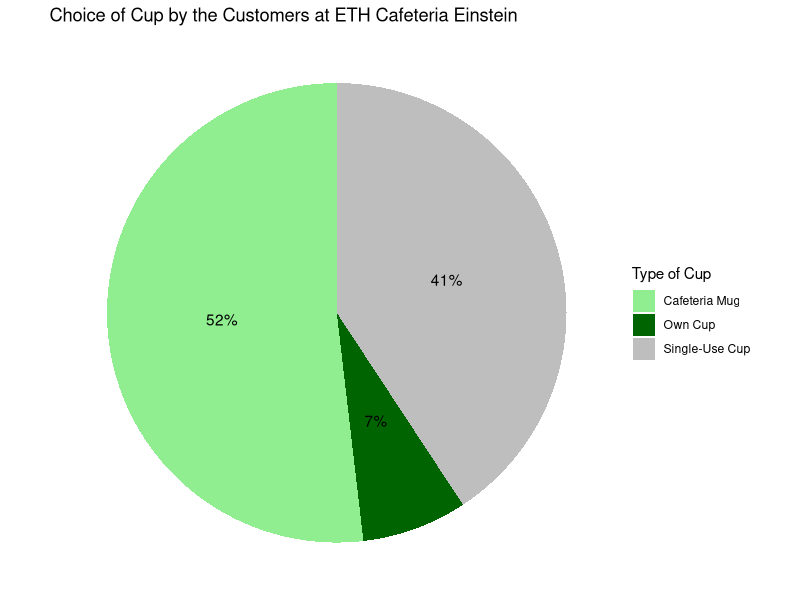
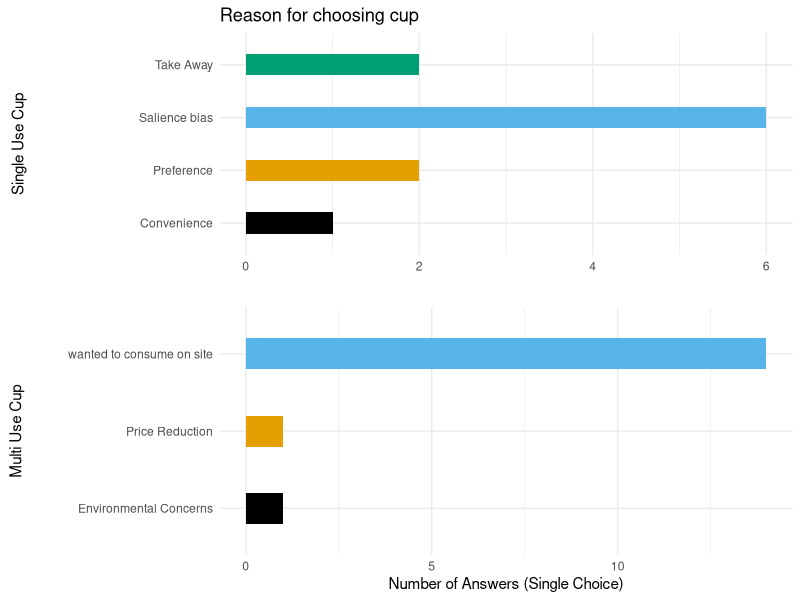
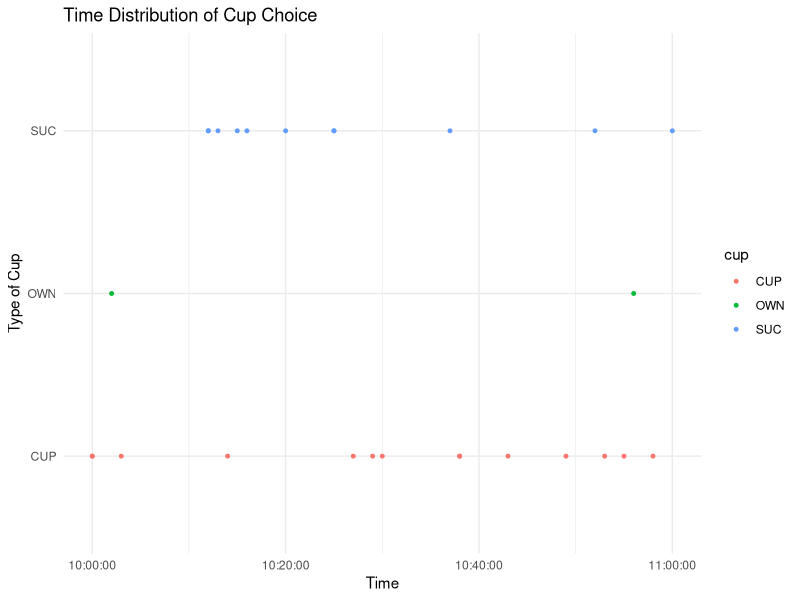

Write R code to recreate these figures, in order.
## ---- chunk 1
#| echo: true
#| include: false
suppressPackageStartupMessages({
library(tidyverse)})
library(dplyr)
library(tidyverse)
library(ggplot2)
library(ggthemes)
library(conflicted)
library(cowplot)
library(knitr)
library(kableExtra)

#Data used in index_file -> idata

## ---- chunk 2
#| echo: true
#| label: fig-dis-cups
#| fig-cap: Choice of Cup by the Customers at ETH Cafeteria Einstein


idata.dis <- read_csv("../data/processed/data_cups_distribution.csv",show_col_types = FALSE)

# Basic pie chart with percentage labels
ggplot(idata.dis, aes(x = "", y = n, fill = cup_label)) +
  geom_bar(stat = "identity", width = 1) +
  coord_polar("y") +
  geom_text(
    aes(label = paste0(percentage, "%")),
    position = position_stack(vjust = 0.5)) +
  theme_void() +
  labs(
        title = "Choice of Cup by the Customers at ETH Cafeteria Einstein",
        fill = "Type of Cup"
      ) + 
  scale_fill_manual(
    values = c(
      "Cafeteria Mug" = "lightgreen",
      "Own Cup" = "darkgreen",
      "Single-Use Cup" = "grey")) 

## ---- chunk 3
#| label: fig-reas-cups
#| fig-cap: Reasons indicated for choice of cup
#| echo: true
idata_suc_reason <- read_csv("../data/processed/data_cup_suc_reason.csv",show_col_types = FALSE)

idata_muc_reason <- read_csv("../data/processed/data_cup_muc_reason.csv",show_col_types = FALSE)

# Bar plot of answer counts
isucplot <- ggplot(idata_suc_reason, 
       aes(x = n,
           y = suc_reason,
           fill = suc_reason)) +
  geom_bar(stat = "identity",
    show.legend = FALSE, width = 0.4) +
  labs(
    title = "Reason for choosing cup",
    y = "Single Use Cup",
    x = ""
  ) +
  scale_fill_colorblind() +
  theme_minimal() +
  theme(
  axis.title.y = element_text(
    margin = margin(r = 82), 
    vjust = 0.5,             
    hjust = 0.5              
  )
)

imucplot <- ggplot(idata_muc_reason, 
       aes(x = n,
           y = muc_reason,
           fill = muc_reason)) +
  geom_bar(stat = "identity",
    show.legend = FALSE, width = 0.4) +
  labs(
    y = "Multi Use Cup",
    x = "Number of Answers (Single Choice)"
  ) +
  scale_fill_colorblind() +
  theme_minimal() +
  theme(
  axis.title.y = element_text(
    margin = margin(r = 30), 
    vjust = 0.5,             
    hjust = 0.5))              
  


library(gridExtra)


plot_grid(isucplot, imucplot, ncol = 1, align = "v", axis = "lr")
## ---- chunk 4
#| echo: true
#| label: fig-cup-time
#| fig-cap: Distrubtion of cup choice over time interval


idata_time <- read_csv("../data/processed/data_cup_time.csv",show_col_types = FALSE)

ggplot(idata_time, aes(x = time_hm, y = cup, color = cup)) +
  geom_point(size = 1) +
  theme_minimal() +
  labs(
    title = "Time Distribution of Cup Choice",
    x = "Time",
    y ="Type of Cup",
  ) + scale_fill_discrete(labels = c("Cafeteria Mug", 
                                     "Own Mug",
                                     "Single Use Paper Cup"))

## ---- chunk 5
#| label: tbl-cup-summary
#| tbl-cap: Summary tabe of the choice and reasoning

idata_table <- read_csv("../data/processed/data_table.csv",show_col_types = FALSE)
kable(idata_table, caption = "Summary of Reasons and Cup choice combined with the age of the participant") 
